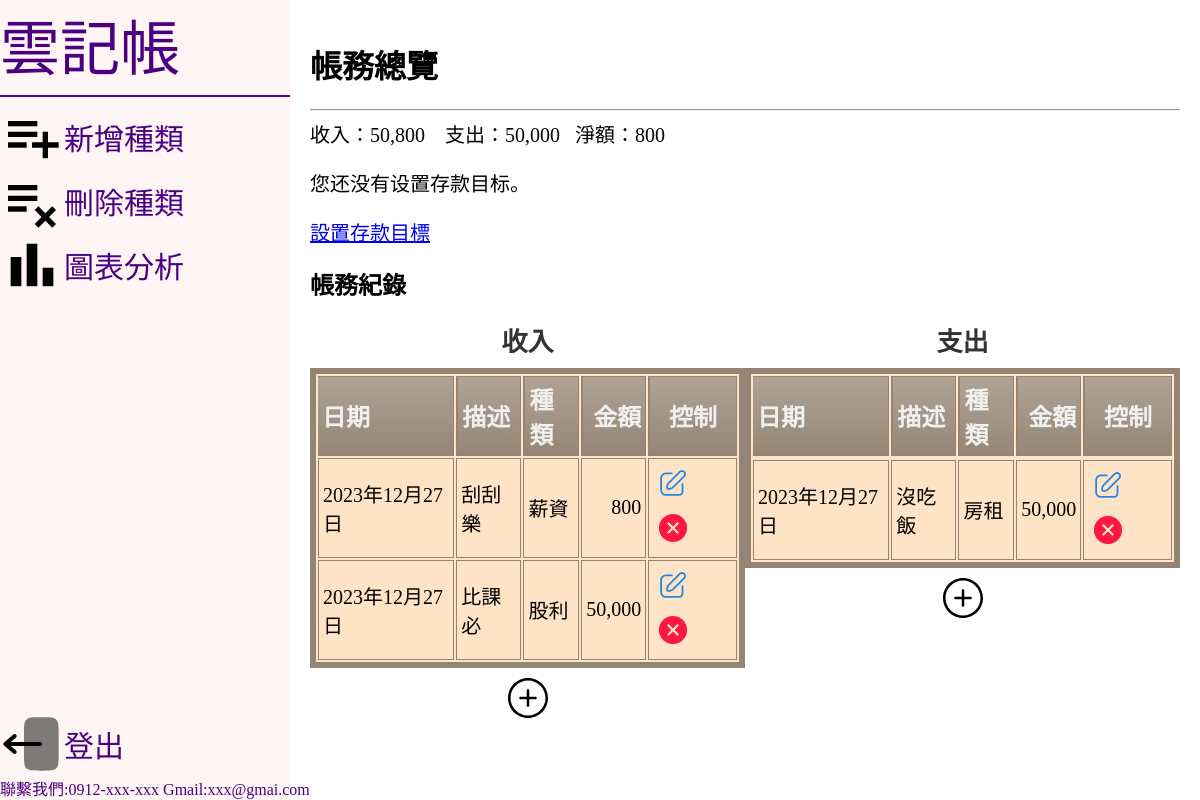
/index/ (signed in), run on an earlier commit of the app's database.
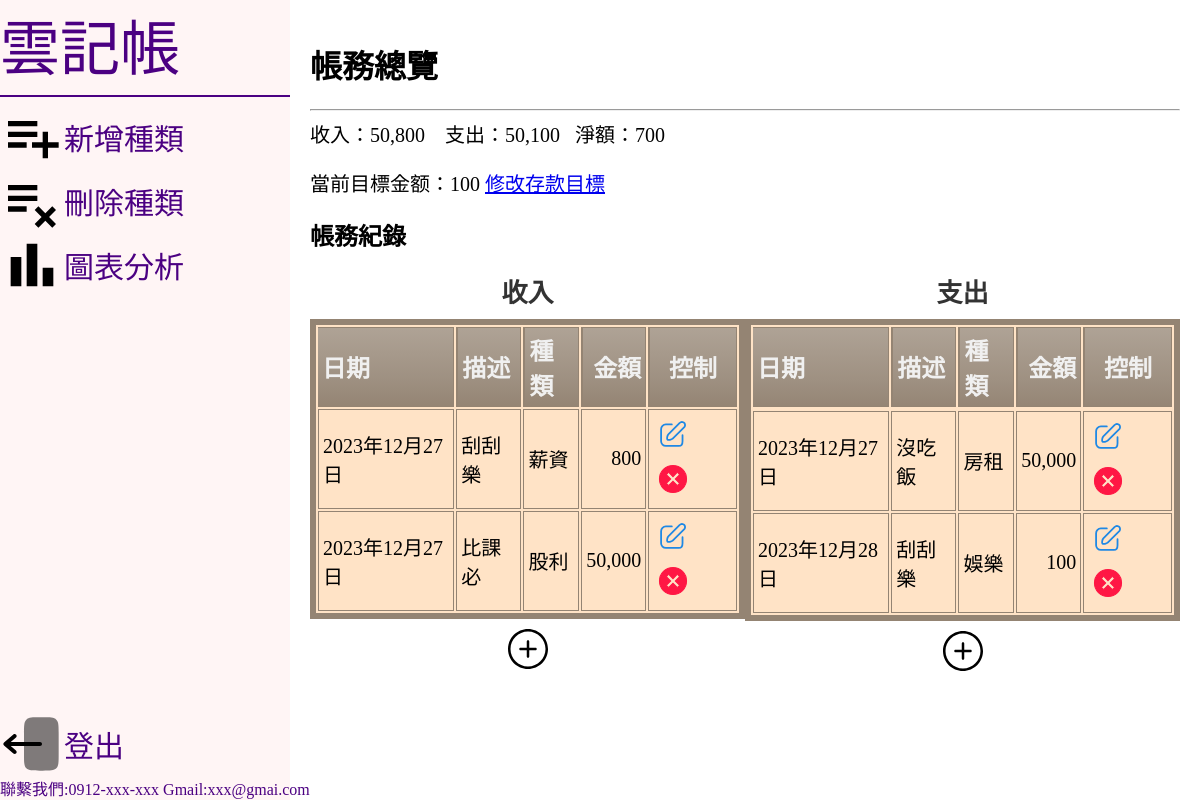
And on a later commit of the database.
### projectapp/models.py (models this page shows, shortened)
class Record_R1(models.Model):
    user=ForeignKey(User,on_delete=models.CASCADE,null=True)
    date 	= DateField()
    description = CharField(max_length=300,null=True)
    categoryR 	= CharField(max_length=50)
    cash 	= IntegerField()
    is_settled = models.BooleanField(default=False)  # 新增用來標記是否已經結算的欄位

class Record_E1(models.Model):
    user=ForeignKey(User,on_delete=models.CASCADE,null=True)
    date 	= DateField()
    description = CharField(max_length=300,null=True)
    categoryE 	= CharField(max_length=50)
    cash 	= IntegerField()
    is_settled = models.BooleanField(default=False)  # 新增用來標記是否已經結算的欄位

class DepositGoal(models.Model):
    user = models.ForeignKey(User, on_delete=models.CASCADE)
    goal_amount = models.IntegerField(default=0)

### projectapp/views.py (the view)
# urls.py: path('index/',views.recordall_and_cashflow,name='index'),
@login_required
def recordall_and_cashflow(request):
    deposit_goal = DepositGoal.objects.filter(user=request.user).first()
    corrent_user=request.user
    recordAllE=Record_E1.objects.filter(user=corrent_user).order_by('date')
    recordAllR=Record_R1.objects.filter(user=corrent_user).order_by('date')
    income_list=[record.cash for record in recordAllR]
    outcome_list=[record.cash for record in recordAllE]
    income=sum(income_list) if len(income_list)!=0 else 0
    outcome=sum(outcome_list) if len(outcome_list)!=0 else 0
    net = income -outcome
    return render(request,'index.html',locals())

### templates/index.html (shortened to what this page needs)
<!DOCTYPE html>
<html lang="en">
<head>
  <link rel="stylesheet" href="/static/css/index.css">
</head>
<body>
  <div class="container">
    <div class="left-box">
      <div class="listtitle">雲記帳</div>
      <hr>
      <div class="list">
        <a href="/addcategory">
          <img src="/static/img/playlist_add_FILL0_wght400_GRAD0_opsz24.svg" alt="">
          <span>新增種類</span>
        </a>
        <a href="/delcategory">
          <img src="/static/img/playlist_remove_FILL0_wght400_GRAD0_opsz24.svg" alt="">
          <span>刪除種類</span>
        </a>
        <a href="/charts">
          <img src="/static/img/bar_chart_FILL0_wght400_GRAD0_opsz24.svg" alt="">
          <span>圖表分析</span>
        </a>
      </div>
      <div class="content">
        <a href="/confirm_logout" class="logout">
          <img src="/static/img/logout-2-svgrepo-com (1).svg" alt="">
          <span>登出</span>
        </a>
        聯繫我們:0912-xxx-xxx
        Gmail:xxx@gmai.com
      </div>
    </div>
    <div class="right-text">
      <h1>帳務總覽</h1>
      <hr>
      <div class="incomeEP">
        收入：<span class="thousand-separator">{{ income }}</span> &nbsp;&nbsp;
        支出：<span class="thousand-separator">{{ outcome }} </span>&nbsp;&nbsp;
        淨額：<span class="thousand-separator">{{ net }}</span>
        {% if deposit_goal %}
        <p>當前目標金额：{{ deposit_goal.goal_amount }}
        <a href="{% url 'set_deposit_goal' %}">修改存款目標</a>
        {% else %}
        <p>您还没有设置存款目标。</p>
        <a href="{% url 'set_deposit_goal' %}">設置存款目標</a>
        {% endif %}
      </div>
      <h2>帳務紀錄</h2>
      <div class="table-all">
        <div>
          <table class="cinereousTable">
            <caption>收入</caption>
            <thead>
              <tr>
                <th>日期</th>
                <th>描述</th>
                <th>種類</th>
                <th style="text-align: right;">金額</th>
                <th style="text-align: center;">控制</th>
              </tr>
            </thead>
            {% for record in recordAllR %}
            <tr>
              <td>{{ record.date }}</td>
              <td>{{ record.description }}</td>
              <td>{{ record.categoryR }}</td>
              <td class="thousand-separator" style="text-align: right;">{{ record.cash }}</td>
              <td>
                <a href="{% url 'editRr' record.id %}"><img src="/static/img/edit.svg" alt="編輯"></a>
                <a href="{% url 'delRr' record.id %}"><img src="/static/img/cancel-svgrepo-com.svg" alt="刪除"></a>
              </td>
            </tr>
            {% endfor %}
          </table>
          <div style="text-align: center;margin-top:10px">
          <a style="margin-top:10px;" href="/addRrecord">
            <img src="/static/img/plus-circle-svgrepo-com.svg" alt="">
          </a>
        </div>
        </div>
        <div>
          <table class="cinereousTable">
            <caption>支出</caption>
            <thead>
              <th>日期</th>
              <th>描述</th>
              <th>種類</th>
              <th style="text-align: right;">金額</th>
              <th style="text-align: center;">控制</th>
              {% for record in recordAllE %}
              <tr>
            </thead>
            <td>{{ record.date }}</td>
            <td>{{ record.description }}</td>
            <td>{{ record.categoryE }}</td>
            <td class="thousand-separator" style="text-align: right;">{{ record.cash }}</td>
            <td>
              <a href="{% url 'editEr' record.id %}"><img src="/static/img/edit.svg" alt="編輯"></a>
              <a href="{% url 'delEr' record.id %}"><img src="/static/img/cancel-svgrepo-com.svg" alt="刪除"></a>
            </td>
            </tr>
            {% endfor %}
          </table>
          <div style="text-align: center; margin-top:10px">
          <a style="color:black;text-decoration: none;" href="/addErecord">
            <img src="/static/img/plus-circle-svgrepo-com.svg" alt="">
          </a>
        </div>
        </div>
      </div>
    </div>
  </div>
</body>
</html>

### static/css/index.css (style rules this page uses)
body { margin: 0; padding: 0; }
.container { display: flex; width: 100vw; height: 100vh; }
.left-box { width: 25%; background-color: #fff5f5; }
.left-box .list span { color: #4b0082; }
.left-box .list a { color: #4b0082; text-decoration: none; font-size:30px; display: flex; align-items: center; }
.listtitle { color: #4b0082; font-size: 60px; text-align: left; }
.content { position: absolute; color:#4b0082; bottom:0; display: flex; flex-direction: column; }
.content a { color: #4b0082; text-decoration: none; font-size:30px; display: flex; align-items: center; }
.left-box hr { border: 1px solid #4b0082; }
.right-text { width: 75%; padding: 20px; overflow-y: auto; }
.incomeEP { color:black; font-size: 20px; }
.table-all { display:flex; justify-content: space-around; }
.table-all caption { font-size: 26px; font-weight: bold; color: #333; margin-bottom: 10px; }
.table-all img { text-align: center; }
.thousand-separator { text-align: right; }
table.cinereousTable { border: 6px solid #948473; background-color: #FFE3C6; width: 100%; }
table.cinereousTable td, table.cinereousTable th { border: 1px solid #948473; padding: 4px 4px; }
table.cinereousTable tbody td { font-size: 20px; padding: 4px; }
table.cinereousTable thead { background: #948473; background: -moz-linear-gradient(top, #afa396 0%, #9e9081 66%, #948473 100%); background: -webkit-linear-gradient(top, #afa396 0%, #9e9081 66%, #948473 100%); background: linear-gradient(to bottom, #afa396 0%, #9e9081 66%, #948473 100%); }
table.cinereousTable thead th { font-size: 24px; font-weight: bold; color: #F0F0F0; text-align: left; border-left: 2px solid #948473; }
table.cinereousTable thead th:first-child { border-left: none; }

What changed in the data, as far as the page shows it:
added DepositGoal: goal_amount "100"
added Record_E1: date "2023年12月28日", description "刮刮樂", categoryE "娛樂", cash "100"
Also different on the page:
{{ outcome }}: "50,000" → "50,100"
{{ net }}: "800" → "700"
text no longer shown: "您还没有设置存款目标。 設置存款目標"
text now shown: "當前目標金额： 修改存款目標"
